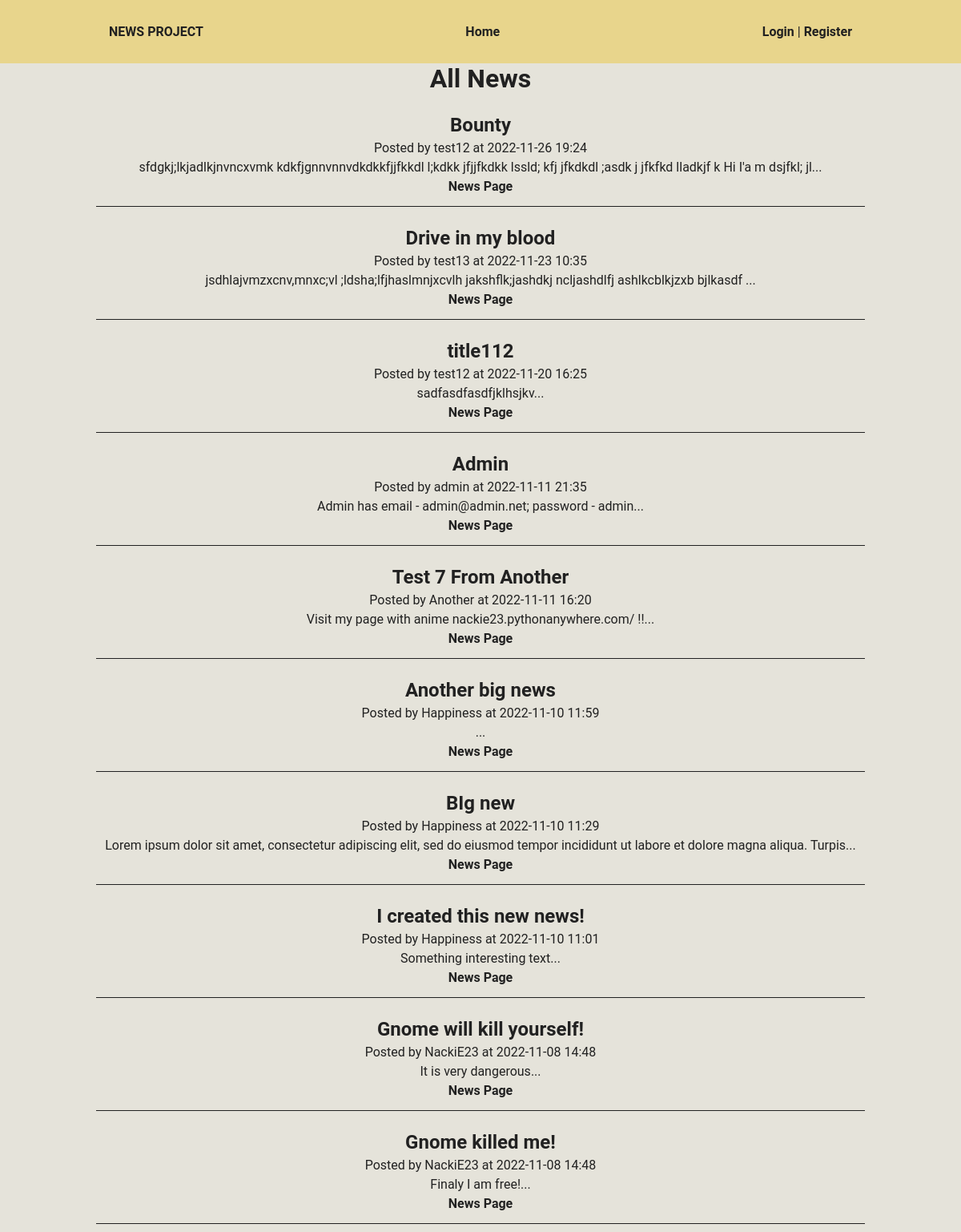
Before: / with the older database file.
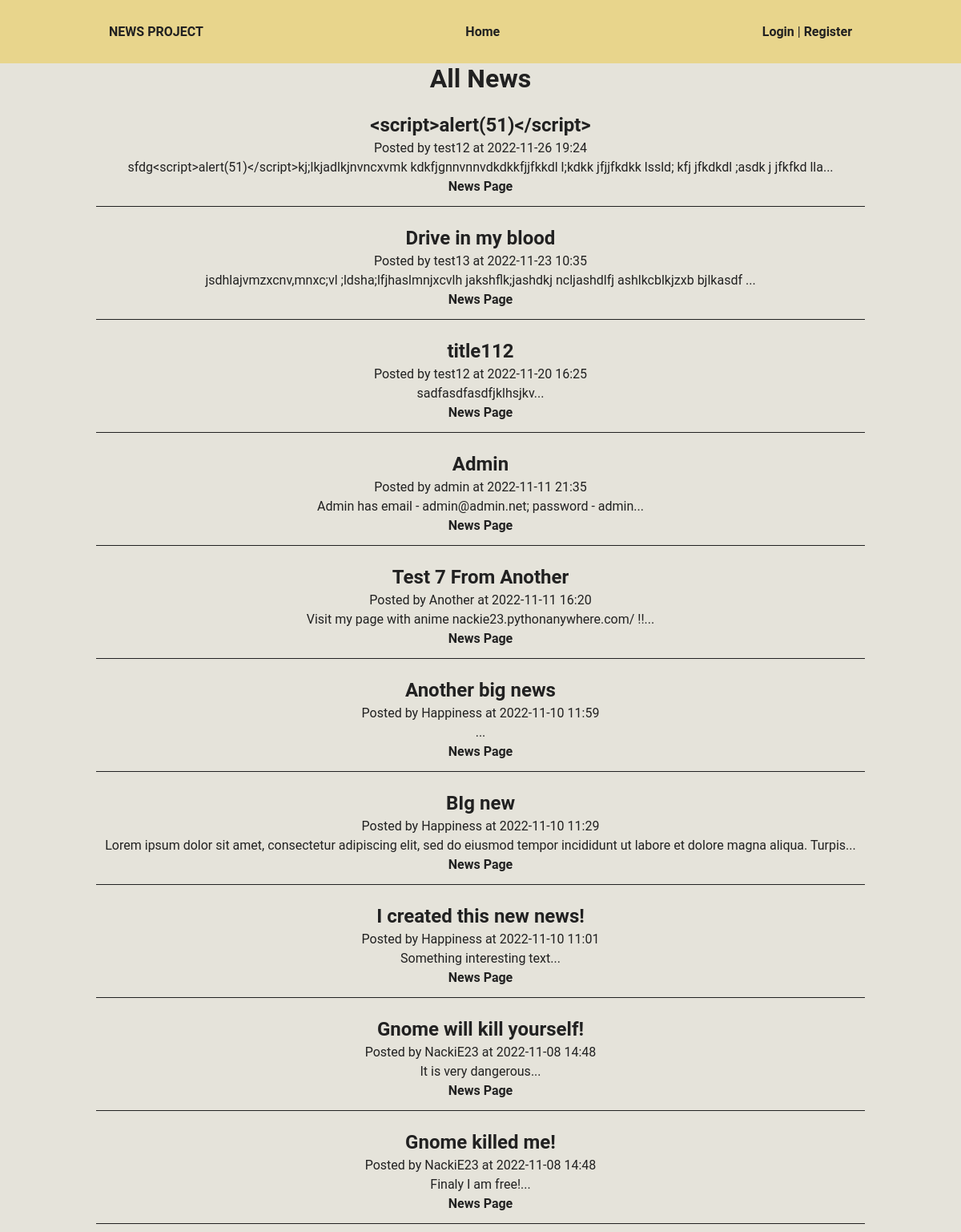
After: the same page with the newer database file.
### tables this page shows
CREATE TABLE news (
    id INTEGER PRIMARY KEY autoincrement, 
    created DATETIME,
    title TEXT NOT NULL, 
    main_text TEXT NOT NULL,
    user_id INTEGER NOT NULL,
    FOREIGN KEY(user_id) REFERENCES users(id)
  );

CREATE TABLE users (
    id INTEGER PRIMARY KEY autoincrement,
    email TEXT UNIQUE NOT NULL, 
    username TEXT NOT NULL, 
    password TEXT NOT NULL,
    is_admin BOOLEAN NOT NULL DEFAULT 0 CHECK (is_admin IN (0, 1))
  );

### views/pages/news_list.php (called while the page is built, shortened)
<?php
$news_array = News::all();
require 'views/templates/dafault_template.php';

### router/routes.php (called while the page is built, shortened)
<?php
Router::enable();

### index.php (called while the page is built, shortened)
<?php
require_once "router/routes.php";

### app/Controllers/News.php (called while the page is built, shortened)
<?php
class News {
    public static function all(): \SQLite3Result {
        $sql = "SELECT n.id, n.created, n.title, n.main_text, n.user_id, u.username
                FROM news n
                JOIN users u
                    ON n.user_id == u.id
                ORDER BY n.created DESC";
        return $GLOBALS['db']->query($sql);
    }
}

### views/templates/news_list.php (the view)
<h1>All News</h1>
<?php
while ($news = $news_array->fetchArray(SQLITE3_ASSOC)) {
    ?>
    <div class='news'>
        <div class='row'>
            <h2><?= htmlspecialchars($news['title']); ?></h2>
        </div>
        <div class='row'>
            <p>Posted by <?= htmlspecialchars($news['username']) ?> at <?= $news['created'] ?></p>
        </div>
        <div class='row'>
            <p><?= htmlspecialchars(substr($news['main_text'], 0, 130)) ?>...</p>
        </div>
        <div class='row'>
            <p>
                <a class='btn btn-secondary' href='/news?id=<?= $news['id'] ?>'>
                    News Page
                </a>
            </p>
        </div>
    </div>
    <?php
}
?>

### app/Services/Router.php (shortened to what this page needs)
<?php
class Router {
    private static $list = [];
    public static function route(string $uri, string $page_name, array $methods, string $name = null) {
        self::$list[] = [
            "uri" => $uri,
            "page" => $page_name,
            "methods" => $methods,
            "name" => $name
        ];
    }
    public static function enable() {
        $query = $_GET['q'];
        foreach(self::$list as $route) {
            if ($route['uri'] === '/' . $query) {
                if (in_array($_SERVER['REQUEST_METHOD'], $route['methods'])) {
                    require_once "views/pages/" . $route['page'] . ".php";
                    exit();
                } else {
                    break;
                }
            }
        }
    }
}

### views/templates/dafault_template.php (shortened to what this page needs)
<!DOCTYPE html>
<html lang="en">
<head>
    <link type="text/css" href="/assets/css/styles.min.css" rel="stylesheet" />
</head>
<body>
<header>
    <div class="elements container">
        <div class="elements__logo">
            <a href="/">
                NEWS PROJECT
            </a>
        </div>
        <div class="elements_menu">
            <ul class="elements_menu__list">
                <li class="elements_menu__list_item">
                    <a class="elements_menu__list_item_link" href="/">Home</a>
                </li>
            </ul>
        </div>
        <div class="elements__button">
<?php if (!$_SESSION['user']): ?>
            <a class="elements__button_link" href="/login">Login</a>
            |
            <a class="elements__button_link" href="/register">Register</a>
<?php else: ?>
            <?= $_SESSION['user']['username'] ?> |
            <a class="elements__button_link" href="/logout">Logout</a>
<?php endif; ?>
        </div>
    </div>
</header>
<div class="container">
<?php include 'views/templates/' . $content_template ?>
</div>
</body>
</html>

Changed rows visible on the page:
changed news: title "Bounty" → "<script>alert(51)</script>"; main_text "sfdgkj;lkjadlkjnvncxvmk kdkfjgnnvnnvdkdkkfjjfkkdl l;kdkk jfjjfkdkk lssld; kfj jfkdkdl ;asdk j jfkfkd lladkjf k Hi I'a m dsjfkl; jl" → "sfdg<script>alert(51)</script>kj;lkjadlkjnvncxvmk kdkfjgnnvnnvdkdkkfjjfkkdl l;kdkk jfjjfkdkk lssld; kfj jfkdkdl ;asdk j jfkfkd lla"
